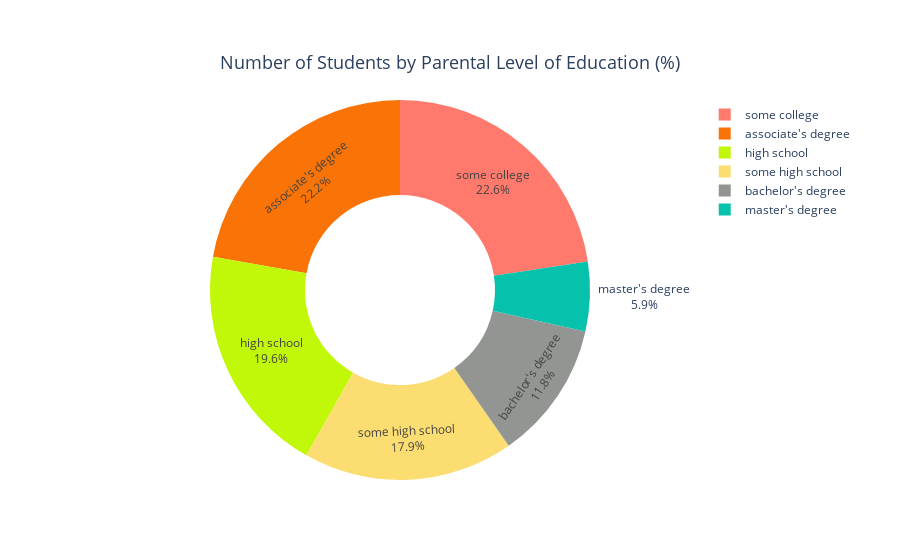

The notebook cell this image was saved under:
### Markdown cell above
> Parental Education

### Code cell
# Donut plot by parental level of education
gender=df['parental level of education'].value_counts()

colors=['#FF796C','#F97306', '#C1F80A','#FBDD71', '#929591', '#06c2ac']
donut=go.Pie(values = gender.values, labels=gender.index, marker=dict(colors=colors), textinfo='label+percent' , hole=0.5, pull= [0,0,0,0,0,0])

layout=go.Layout(title=dict(text='Number of Students by Parental Level of Education (%)', x=.50,y=.90,font_size=18))

fig=go.Figure(data=donut,layout=layout)

fig.show()

### Figure 1 — Plotly figure (JSON) as saved in the notebook; plotly's stock layout.template omitted (floating-point values rounded to 4 significant figures)
{"data": [{"hole": 0.5, "labels": ["some college", "associate's degree", "high school", "some high school", "bachelor's degree", "master's degree"], "marker": {"colors": ["#FF796C", "#F97306", "#C1F80A", "#FBDD71", "#929591", "#06c2ac"]}, "pull": [0, 0, 0, 0, 0, 0], "textinfo": "label+percent", "type": "pie", "values": [226, 222, 196, 179, 118, 59]}], "layout": {"title": {"font": {"size": 18}, "text": "Number of Students by Parental Level of Education (%)", "x": 0.5, "y": 0.9}}}
